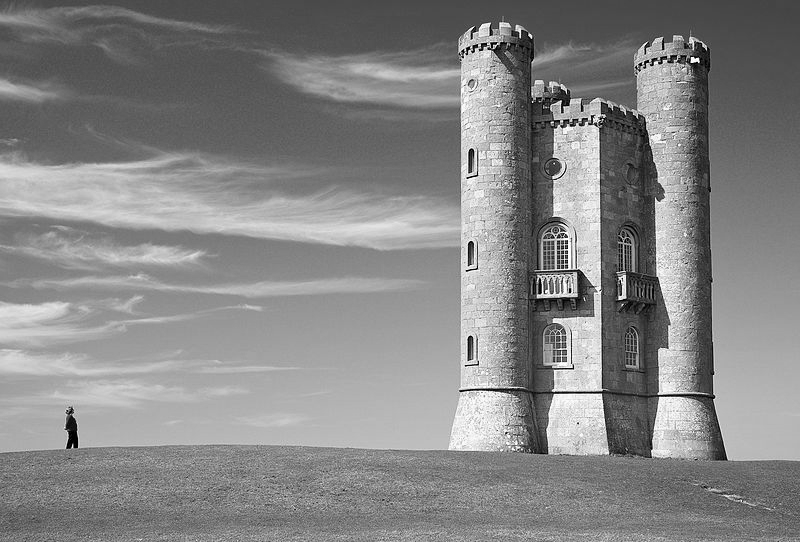
#> input picture input_gray.png, 800 x 542 px
$ python SeamCarving2.py
#> lines starting #> are read from the running program, lines starting #| are printed output that depends on the picture
import Image

def getEnergyVisualImage(energy_img):
    rgb_center = (255, 127, 0)

    res_img = Image.new("RGB", energy_img.size)
    res_pix = res_img.load()
    energy_pix = energy_img.load()
    (width, height) = res_img.size

    # TODO(qi0914@gmail.com): make this loop parallel
    for i in range(width):
        for j in range(height):
            rgb = []
            for k in range(3):
                val = 511 - abs(rgb_center[k] - energy_pix[i, j]) * 4
                #val = energy_pix[i, j]
                if val < 0:
                    val = 0
                elif val > 255:
                    val = 255
                rgb.append(val)
            res_pix[i, j] = tuple(rgb)

    return res_img

if __name__ == "__main__":
    in_img = Image.open("input_gray.png")
#> in_img is the input picture: PIL image 800x542 L; min 0, max 255, mean 133.6
    in_img.show()
    in_pix = in_img.load()

    res = getEnergyVisualImage(in_img)
#> in getEnergyVisualImage, `res_img = Image.new("RGB", energy_img.size)`: res_img: PIL image 800x542 RGB; every value is 0
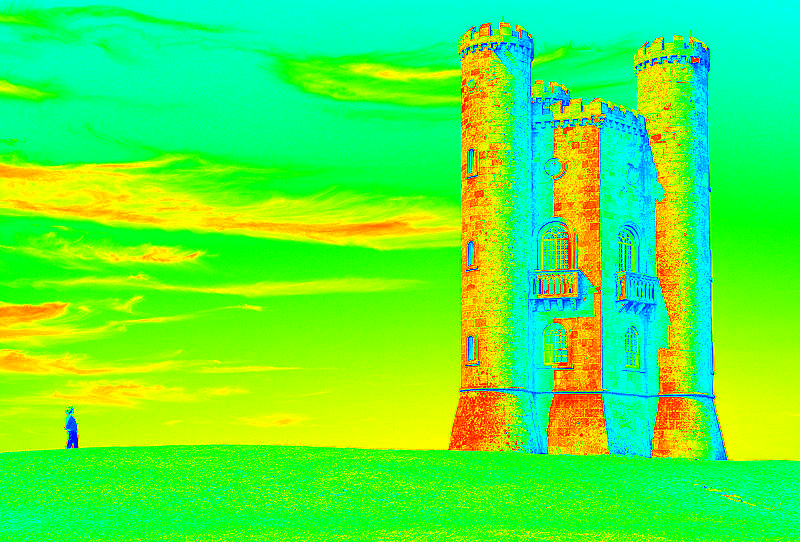
#> res: PIL image 800x542 RGB; mean R, G, B 82.2, 242.5, 63.4
    res.show()
    res.save("res.png2", "png")
